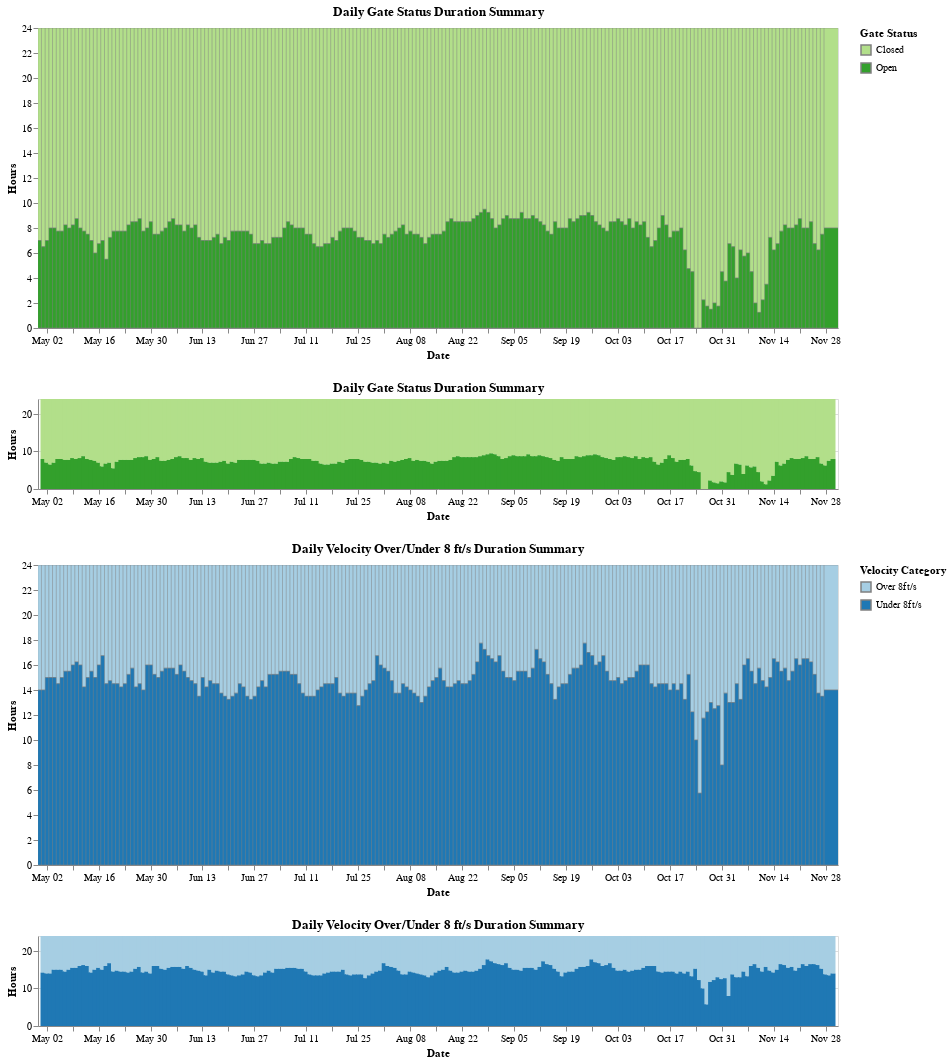

Notebook code for this chart:
### Code cell
# Define a colorblind-friendly palette
# Defined using: https://colorbrewer2.org/#type=qualitative&scheme=Paired&n=4
color_palette = {
    "Velocity_Category": {"Over 8ft/s": "#a6cee3", "Under 8ft/s": "#1f78b4"},  # Blues
    "DGL": {"Closed": "#b2df8a", "Open": "#33a02c"}  # Greens
}

# Shared brush for interaction
brush = alt.selection_interval(encodings=['x'], mark=alt.BrushConfig(stroke="cyan", strokeOpacity=1))

# Velocity Bar Chart
base_vel = alt.Chart(summary_stats_vel, width=800, height=300).mark_bar().encode(
    x=alt.X("date:T", title="Date"),
    y=alt.Y("total_velocity_duration:Q", title="Hours"),
    color=alt.condition(
        brush,
        alt.Color(
            'Velocity_Category:N',
            title="Velocity Category",
            scale=alt.Scale(
                domain=list(color_palette["Velocity_Category"].keys()),
                range=list(color_palette["Velocity_Category"].values())
            )
        ),
        alt.value('lightgray')  # Gray for unselected
    ),
    tooltip=["date:T", "Velocity_Category:N", "total_velocity_duration:Q"]
).properties(
    title="Daily Velocity Over/Under 8 ft/s Duration Summary"
)

upper_vel = base_vel.mark_bar(width=alt.RelativeBandSize(0.7), stroke='grey', strokeWidth=0.5).encode(
    x=alt.X('date:T', title="Date").scale(domain=brush)
)

lower_vel = base_vel.properties(
    height=90
).add_params(brush)

vel_bar_chart = upper_vel & lower_vel

# Gate Bar Chart
base_gate = alt.Chart(summary_stats_dgl, width=800, height=300).mark_bar().encode(
    x=alt.X("date:T", title="Date"),
    y=alt.Y("total_gate_duration:Q", title="Hours"),
    color=alt.condition(
        brush,
        alt.Color(
            'DGL:N',
            title="Gate Status",
            scale=alt.Scale(
                domain=list(color_palette["DGL"].keys()),
                range=list(color_palette["DGL"].values())
            )
        ),
        alt.value('lightgray')  # Gray for unselected
    ),
    tooltip=["date:T", "DGL:N", "total_gate_duration:Q"]
).properties(
    title="Daily Gate Status Duration Summary"
)

upper_gate = base_gate.mark_bar(width=alt.RelativeBandSize(0.7), stroke='grey', strokeWidth=0.5).encode(
    x=alt.X('date:T', title="Date").scale(domain=brush)
)

lower_gate = base_gate.properties(
    height=90
).add_params(brush)

gate_bar_chart = upper_gate & lower_gate

# Combine the gate and velocity charts
combined_bar_charts = alt.vconcat(
    gate_bar_chart,
    vel_bar_chart
).resolve_scale(color='independent')

combined_bar_charts

### Figure 1 — Vega-Lite specification as saved in the notebook (floating-point values rounded to 4 significant figures; data arrays with more than 128 entries replaced by an {"elided": "..."} marker saying what was removed)
{"config": {"view": {"continuousWidth": 300, "continuousHeight": 300}}, "vconcat": [{"vconcat": [{"mark": {"type": "bar", "stroke": "grey", "strokeWidth": 0.5, "width": {"band": 0.7}}, "encoding": {"color": {"condition": {"param": "param_22", "field": "DGL", "scale": {"domain": ["Closed", "Open"], "range": ["#b2df8a", "#33a02c"]}, "title": "Gate Status", "type": "nominal"}, "value": "lightgray"}, "tooltip": [{"field": "date", "type": "temporal"}, {"field": "DGL", "type": "nominal"}, {"field": "total_gate_duration", "type": "quantitative"}], "x": {"field": "date", "scale": {"domain": {"param": "param_22"}}, "title": "Date", "type": "temporal"}, "y": {"field": "total_gate_duration", "title": "Hours", "type": "quantitative"}}, "height": 300, "title": "Daily Gate Status Duration Summary", "width": 800}, {"mark": {"type": "bar"}, "encoding": {"color": {"condition": {"param": "param_22", "field": "DGL", "scale": {"domain": ["Closed", "Open"], "range": ["#b2df8a", "#33a02c"]}, "title": "Gate Status", "type": "nominal"}, "value": "lightgray"}, "tooltip": [{"field": "date", "type": "temporal"}, {"field": "DGL", "type": "nominal"}, {"field": "total_gate_duration", "type": "quantitative"}], "x": {"field": "date", "title": "Date", "type": "temporal"}, "y": {"field": "total_gate_duration", "title": "Hours", "type": "quantitative"}}, "height": 90, "name": "view_42", "title": "Daily Gate Status Duration Summary", "width": 800}], "data": {"name": "data-a9bd658d1623ccbbff014a6d292941da"}}, {"vconcat": [{"mark": {"type": "bar", "stroke": "grey", "strokeWidth": 0.5, "width": {"band": 0.7}}, "encoding": {"color": {"condition": {"param": "param_22", "field": "Velocity_Category", "scale": {"domain": ["Over 8ft/s", "Under 8ft/s"], "range": ["#a6cee3", "#1f78b4"]}, "title": "Velocity Category", "type": "nominal"}, "value": "lightgray"}, "tooltip": [{"field": "date", "type": "temporal"}, {"field": "Velocity_Category", "type": "nominal"}, {"field": "total_velocity_duration", "type": "quantitative"}], "x": {"field": "date", "scale": {"domain": {"param": "param_22"}}, "title": "Date", "type": "temporal"}, "y": {"field": "total_velocity_duration", "title": "Hours", "type": "quantitative"}}, "height": 300, "title": "Daily Velocity Over/Under 8 ft/s Duration Summary", "width": 800}, {"mark": {"type": "bar"}, "encoding": {"color": {"condition": {"param": "param_22", "field": "Velocity_Category", "scale": {"domain": ["Over 8ft/s", "Under 8ft/s"], "range": ["#a6cee3", "#1f78b4"]}, "title": "Velocity Category", "type": "nominal"}, "value": "lightgray"}, "tooltip": [{"field": "date", "type": "temporal"}, {"field": "Velocity_Category", "type": "nominal"}, {"field": "total_velocity_duration", "type": "quantitative"}], "x": {"field": "date", "title": "Date", "type": "temporal"}, "y": {"field": "total_velocity_duration", "title": "Hours", "type": "quantitative"}}, "height": 90, "name": "view_41", "title": "Daily Velocity Over/Under 8 ft/s Duration Summary", "width": 800}], "data": {"name": "data-f2759486f9d9eb55c01872c027d5377f"}}], "params": [{"name": "param_22", "select": {"type": "interval", "encodings": ["x"], "mark": {"stroke": "cyan", "strokeOpacity": 1}}, "views": ["view_42", "view_41"]}], "resolve": {"scale": {"color": "independent"}}, "$schema": "https://vega.github.io/schema/vega-lite/v5.20.1.json", "datasets": {"data-a9bd658d1623ccbbff014a6d292941da": {"elided": "426 records"}, "data-f2759486f9d9eb55c01872c027d5377f": {"elided": "428 records"}}}
